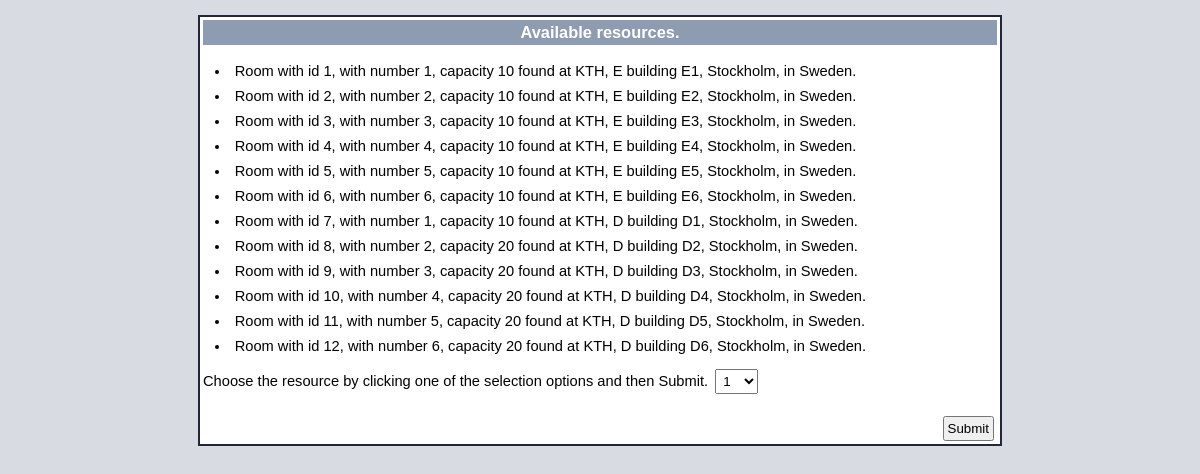
/php/welcome.php, run on the app's committed database.
### tables this page shows
CREATE TABLE Available_Resource (
	id INT NOT NULL AUTO_INCREMENT,
	room_no SMALLINT,
	capacity SMALLINT,
	address VARCHAR(128),
	building_name VARCHAR(128),
	PRIMARY KEY(id)
);

### php/welcome.php (the view, shortened to what this page needs)
<html xmlns="http://www.w3.org/1999/xhtml">
   <head>
   </head>
   <body>
      <div class="main_page">
         <div class="section_header">
Available resources.
         </div>
         <form action="result.php" method="post" style="vertical-align: left; margin: 0px;">
            <?php
               $servername = "localhost";
               $username   = "root";
               $password   = "Alumni2019";
               	$new_date       = date('Y-m-d', strtotime($_POST['date']));
               	$new_start_time = date('H:i:s', strtotime($_POST['start_time']));
               	$new_end_time   = date('H:i:s', strtotime($_POST['end_time']));
               	$conn = new PDO("mysql:host=$servername;dbname=dd1368", $username, $password);
               	$conn->setAttribute(PDO::ATTR_ERRMODE, PDO::ERRMODE_EXCEPTION);
               	$sql = "SELECT Available_Resource.id, Available_Resource.room_no, Available_Resource.capacity ,Available_Resource.address, Available_Resource.building_name
               FROM Available_Resource
               WHERE Available_Resource.id NOT IN (
               SELECT Booking.resource_id
               FROM   Meeting
               INNER JOIN Booking
               ON    Meeting.meeting_id  = Booking.meeting_id
               WHERE ((Meeting.start_time BETWEEN CAST('$new_start_time' AS time) AND CAST('$new_end_time' AS time))
               OR    (Meeting.end_time    BETWEEN CAST('$new_start_time' AS time) AND CAST('$new_end_time' AS time))
               OR    (Meeting.start_time <= CAST('$new_start_time' AS time) AND end_time >= CAST('$new_end_time' AS time)))
               AND   Meeting.date        = DATE('$new_date'));";
               	$stmt = $conn->prepare($sql);
               	$stmt->execute();
               	$result = $stmt->fetchAll();
             ?>
            <div style="text-align:left">
               <?php
                  foreach($result as $row) {
                  	echo "<li>" ;
                  	echo "Room with id ", $row['id'].", with number ",$row['room_no'].", capacity ",$row['capacity']." found at ",$row['address']. ", in ", $row['building_name'].".";
                  	echo "</li>";
                  }
                  ?>
            </div>
    	    Choose the resource by clicking one of the selection options and then Submit.
            <select name='resourceSelecter' class="floating_element">
               <?php foreach ($result as $row): ?>
               <option><?=$row['id']?></option>
               <?php endforeach ?>
            </select>
		<br><br>
            <input type="submit" name="submit" id="submit" class="button" style="float:right" value="Submit"/>
         </form>
      </div>
   </body>
</html>

### php/welcome.php (style rules this page uses)
* { margin: 3px 3px 3px 3px; padding: 3px 3px 3px 3px; }
body, html { padding: 3px 3px 3px 3px; background-color: #D8DBE2; font-family: Verdana, sans-serif; font-size: 11pt; text-align: center; }
div.main_page { position: relative; display: table; width: 800px; margin-bottom: 3px; margin-left: auto; margin-right: auto; padding: 0px 0px 0px 0px; border-width: 2px; border-color: #212738; border-style: solid; background-color: #FFFFFF; text-align: left; }
div.section_header { padding: 3px 6px 3px 6px; background-color: #8E9CB2; color: #FFFFFF; font-weight: bold; font-size: 112%; text-align: center; }
.floating_element { display: inline-block; position: relative; float: center; }

### data on the page
available_resource: id "1", room_no "1", capacity "10", address "KTH, E building E1, Stockholm", building_name "Sweden"
available_resource: id "2", room_no "2", capacity "10", address "KTH, E building E2, Stockholm", building_name "Sweden"
available_resource: id "3", room_no "3", capacity "10", address "KTH, E building E3, Stockholm", building_name "Sweden"
available_resource: id "4", room_no "4", capacity "10", address "KTH, E building E4, Stockholm", building_name "Sweden"
available_resource: id "5", room_no "5", capacity "10", address "KTH, E building E5, Stockholm", building_name "Sweden"
available_resource: id "6", room_no "6", capacity "10", address "KTH, E building E6, Stockholm", building_name "Sweden"
available_resource: id "7", room_no "1", capacity "10", address "KTH, D building D1, Stockholm", building_name "Sweden"
available_resource: id "8", room_no "2", capacity "20", address "KTH, D building D2, Stockholm", building_name "Sweden"
available_resource: id "9", room_no "3", capacity "20", address "KTH, D building D3, Stockholm", building_name "Sweden"
available_resource: id "10", room_no "4", capacity "20", address "KTH, D building D4, Stockholm", building_name "Sweden"
available_resource: id "11", room_no "5", capacity "20", address "KTH, D building D5, Stockholm", building_name "Sweden"
available_resource: id "12", room_no "6", capacity "20", address "KTH, D building D6, Stockholm", building_name "Sweden"

### other printed values
form field resourceSelecter "1"
